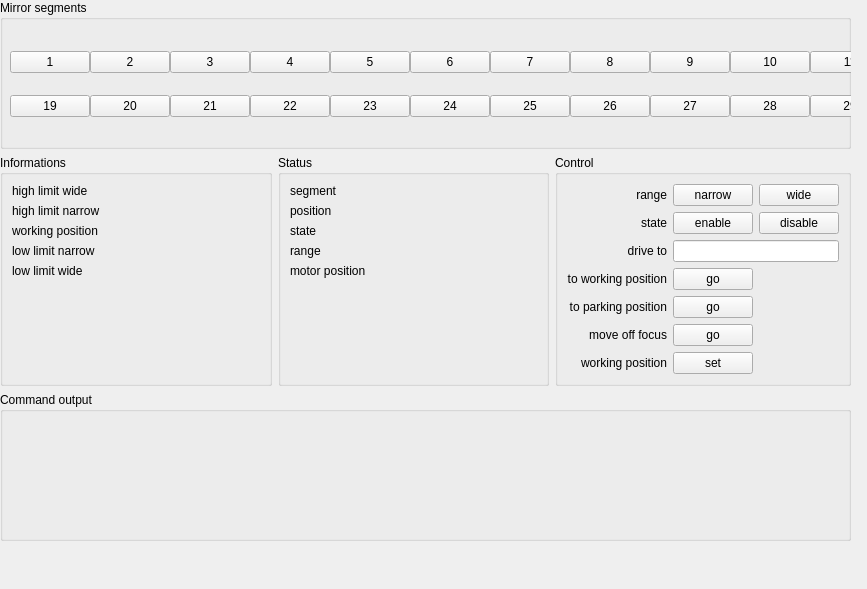
<?xml version="1.0" encoding="UTF-8"?>
<ui version="4.0">
 <class>Form</class>
 <widget class="QWidget" name="Form">
  <property name="geometry">
   <rect>
    <x>0</x>
    <y>0</y>
    <width>867</width>
    <height>589</height>
   </rect>
  </property>
  <property name="sizePolicy">
   <sizepolicy hsizetype="MinimumExpanding" vsizetype="Preferred">
    <horstretch>0</horstretch>
    <verstretch>0</verstretch>
   </sizepolicy>
  </property>
  <property name="windowTitle">
   <string>Form</string>
  </property>
  <widget class="QWidget" name="layoutWidget">
   <property name="geometry">
    <rect>
     <x>0</x>
     <y>0</y>
     <width>851</width>
     <height>541</height>
    </rect>
   </property>
   <layout class="QVBoxLayout" name="verticalLayout" stretch="1,1,1">
    <property name="sizeConstraint">
     <enum>QLayout::SetNoConstraint</enum>
    </property>
    <item>
     <widget class="QGroupBox" name="pitch_box">
      <property name="sizePolicy">
       <sizepolicy hsizetype="MinimumExpanding" vsizetype="MinimumExpanding">
        <horstretch>0</horstretch>
        <verstretch>0</verstretch>
       </sizepolicy>
      </property>
      <property name="minimumSize">
       <size>
        <width>1</width>
        <height>100</height>
       </size>
      </property>
      <property name="title">
       <string>Mirror segments</string>
      </property>
      <widget class="QWidget" name="layoutWidget">
       <property name="geometry">
        <rect>
         <x>10</x>
         <y>29</y>
         <width>837</width>
         <height>111</height>
        </rect>
       </property>
       <layout class="QGridLayout" name="gridLayout" rowstretch="1,1">
        <property name="sizeConstraint">
         <enum>QLayout::SetMinimumSize</enum>
        </property>
        <property name="leftMargin">
         <number>0</number>
        </property>
        <property name="topMargin">
         <number>0</number>
        </property>
        <property name="rightMargin">
         <number>0</number>
        </property>
        <property name="spacing">
         <number>0</number>
        </property>
        <item row="0" column="10">
         <widget class="PitchButton" name="pushButton_11">
          <property name="sizePolicy">
           <sizepolicy hsizetype="MinimumExpanding" vsizetype="Fixed">
            <horstretch>0</horstretch>
            <verstretch>0</verstretch>
           </sizepolicy>
          </property>
          <property name="text">
           <string>11</string>
          </property>
         </widget>
        </item>
        <item row="0" column="16">
         <widget class="PitchButton" name="pushButton_17">
          <property name="sizePolicy">
           <sizepolicy hsizetype="MinimumExpanding" vsizetype="Fixed">
            <horstretch>0</horstretch>
            <verstretch>0</verstretch>
           </sizepolicy>
          </property>
          <property name="text">
           <string>17</string>
          </property>
         </widget>
        </item>
        <item row="0" column="12">
         <widget class="PitchButton" name="pushButton_13">
          <property name="sizePolicy">
           <sizepolicy hsizetype="MinimumExpanding" vsizetype="Fixed">
            <horstretch>0</horstretch>
            <verstretch>0</verstretch>
           </sizepolicy>
          </property>
          <property name="text">
           <string>13</string>
          </property>
         </widget>
        </item>
        <item row="1" column="0">
         <widget class="PitchButton" name="pushButton_19">
          <property name="text">
           <string>19</string>
          </property>
         </widget>
        </item>
        <item row="0" column="13">
         <widget class="PitchButton" name="pushButton_14">
          <property name="sizePolicy">
           <sizepolicy hsizetype="MinimumExpanding" vsizetype="Fixed">
            <horstretch>0</horstretch>
            <verstretch>0</verstretch>
           </sizepolicy>
          </property>
          <property name="text">
           <string>14</string>
          </property>
         </widget>
        </item>
        <item row="0" column="9">
         <widget class="PitchButton" name="pushButton_10">
          <property name="sizePolicy">
           <sizepolicy hsizetype="MinimumExpanding" vsizetype="Fixed">
            <horstretch>0</horstretch>
            <verstretch>0</verstretch>
           </sizepolicy>
          </property>
          <property name="minimumSize">
           <size>
            <width>10</width>
            <height>0</height>
           </size>
          </property>
          <property name="text">
           <string>10</string>
          </property>
         </widget>
        </item>
        <item row="1" column="2">
         <widget class="PitchButton" name="pushButton_21">
          <property name="text">
           <string>21</string>
          </property>
         </widget>
        </item>
        <item row="0" column="11">
         <widget class="PitchButton" name="pushButton_12">
          <property name="sizePolicy">
           <sizepolicy hsizetype="MinimumExpanding" vsizetype="Fixed">
            <horstretch>0</horstretch>
            <verstretch>0</verstretch>
           </sizepolicy>
          </property>
          <property name="text">
           <string>12</string>
          </property>
         </widget>
        </item>
        <item row="0" column="7">
         <widget class="PitchButton" name="pushButton_8">
          <property name="sizePolicy">
           <sizepolicy hsizetype="MinimumExpanding" vsizetype="Fixed">
            <horstretch>0</horstretch>
            <verstretch>0</verstretch>
           </sizepolicy>
          </property>
          <property name="minimumSize">
           <size>
            <width>10</width>
            <height>0</height>
           </size>
          </property>
          <property name="text">
           <string>8</string>
          </property>
         </widget>
        </item>
        <item row="0" column="5">
         <widget class="PitchButton" name="pushButton_6">
          <property name="sizePolicy">
           <sizepolicy hsizetype="MinimumExpanding" vsizetype="Fixed">
            <horstretch>0</horstretch>
            <verstretch>0</verstretch>
           </sizepolicy>
          </property>
          <property name="minimumSize">
           <size>
            <width>10</width>
            <height>0</height>
           </size>
          </property>
          <property name="text">
           <string>6</string>
          </property>
         </widget>
        </item>
        <item row="0" column="1">
         <widget class="PitchButton" name="pushButton_2">
          <property name="sizePolicy">
           <sizepolicy hsizetype="MinimumExpanding" vsizetype="Fixed">
            <horstretch>0</horstretch>
            <verstretch>0</verstretch>
           </sizepolicy>
          </property>
          <property name="minimumSize">
           <size>
            <width>10</width>
            <height>0</height>
           </size>
          </property>
          <property name="text">
           <string>2</string>
          </property>
         </widget>
        </item>
        <item row="0" column="15">
         <widget class="PitchButton" name="pushButton_16">
          <property name="sizePolicy">
           <sizepolicy hsizetype="MinimumExpanding" vsizetype="Fixed">
            <horstretch>0</horstretch>
            <verstretch>0</verstretch>
           </sizepolicy>
          </property>
          <property name="text">
           <string>16</string>
          </property>
         </widget>
        </item>
        <item row="0" column="0">
         <widget class="PitchButton" name="pushButton_1">
          <property name="sizePolicy">
           <sizepolicy hsizetype="MinimumExpanding" vsizetype="Fixed">
            <horstretch>0</horstretch>
            <verstretch>0</verstretch>
           </sizepolicy>
          </property>
          <property name="minimumSize">
           <size>
            <width>10</width>
            <height>0</height>
           </size>
          </property>
          <property name="text">
           <string>1</string>
          </property>
         </widget>
        </item>
        <item row="0" column="8">
         <widget class="PitchButton" name="pushButton_9">
          <property name="sizePolicy">
           <sizepolicy hsizetype="MinimumExpanding" vsizetype="Fixed">
            <horstretch>0</horstretch>
            <verstretch>0</verstretch>
           </sizepolicy>
          </property>
          <property name="minimumSize">
           <size>
            <width>10</width>
            <height>0</height>
           </size>
          </property>
          <property name="text">
           <string>9</string>
          </property>
         </widget>
        </item>
        <item row="0" column="4">
         <widget class="PitchButton" name="pushButton_5">
          <property name="sizePolicy">
           <sizepolicy hsizetype="MinimumExpanding" vsizetype="Fixed">
            <horstretch>0</horstretch>
            <verstretch>0</verstretch>
           </sizepolicy>
          </property>
          <property name="minimumSize">
           <size>
            <width>10</width>
            <height>0</height>
           </size>
          </property>
          <property name="text">
           <string>5</string>
          </property>
         </widget>
        </item>
        <item row="1" column="3">
         <widget class="PitchButton" name="pushButton_22">
          <property name="text">
           <string>22</string>
          </property>
         </widget>
        </item>
        <item row="0" column="6">
         <widget class="PitchButton" name="pushButton_7">
          <property name="sizePolicy">
           <sizepolicy hsizetype="MinimumExpanding" vsizetype="Fixed">
            <horstretch>0</horstretch>
            <verstretch>0</verstretch>
           </sizepolicy>
          </property>
          <property name="minimumSize">
           <size>
            <width>10</width>
            <height>0</height>
           </size>
          </property>
          <property name="text">
           <string>7</string>
          </property>
         </widget>
        </item>
        <item row="0" column="14">
         <widget class="PitchButton" name="pushButton_15">
          <property name="sizePolicy">
           <sizepolicy hsizetype="MinimumExpanding" vsizetype="Fixed">
            <horstretch>0</horstretch>
            <verstretch>0</verstretch>
           </sizepolicy>
          </property>
          <property name="text">
           <string>15</string>
          </property>
         </widget>
        </item>
        <item row="0" column="3">
         <widget class="PitchButton" name="pushButton_4">
          <property name="sizePolicy">
           <sizepolicy hsizetype="MinimumExpanding" vsizetype="Fixed">
            <horstretch>0</horstretch>
            <verstretch>0</verstretch>
           </sizepolicy>
          </property>
          <property name="minimumSize">
           <size>
            <width>10</width>
            <height>0</height>
           </size>
          </property>
          <property name="text">
           <string>4</string>
          </property>
         </widget>
        </item>
        <item row="1" column="4">
         <widget class="PitchButton" name="pushButton_23">
          <property name="text">
           <string>23</string>
          </property>
         </widget>
        </item>
        <item row="1" column="5">
         <widget class="PitchButton" name="pushButton_24">
          <property name="text">
           <string>24</string>
          </property>
         </widget>
        </item>
        <item row="0" column="17">
         <widget class="PitchButton" name="pushButton_18">
          <property name="sizePolicy">
           <sizepolicy hsizetype="MinimumExpanding" vsizetype="Fixed">
            <horstretch>0</horstretch>
            <verstretch>0</verstretch>
           </sizepolicy>
          </property>
          <property name="minimumSize">
           <size>
            <width>10</width>
            <height>0</height>
           </size>
          </property>
          <property name="text">
           <string>18</string>
          </property>
         </widget>
        </item>
        <item row="0" column="2">
         <widget class="PitchButton" name="pushButton_3">
          <property name="sizePolicy">
           <sizepolicy hsizetype="MinimumExpanding" vsizetype="Fixed">
            <horstretch>0</horstretch>
            <verstretch>0</verstretch>
           </sizepolicy>
          </property>
          <property name="minimumSize">
           <size>
            <width>10</width>
            <height>0</height>
           </size>
          </property>
          <property name="text">
           <string>3</string>
          </property>
         </widget>
        </item>
        <item row="1" column="1">
         <widget class="PitchButton" name="pushButton_20">
          <property name="text">
           <string>20</string>
          </property>
         </widget>
        </item>
        <item row="1" column="6">
         <widget class="PitchButton" name="pushButton_25">
          <property name="text">
           <string>25</string>
          </property>
         </widget>
        </item>
        <item row="1" column="7">
         <widget class="PitchButton" name="pushButton_26">
          <property name="text">
           <string>26</string>
          </property>
         </widget>
        </item>
        <item row="1" column="8">
         <widget class="PitchButton" name="pushButton_27">
          <property name="text">
           <string>27</string>
          </property>
         </widget>
        </item>
        <item row="1" column="9">
         <widget class="PitchButton" name="pushButton_28">
          <property name="text">
           <string>28</string>
          </property>
         </widget>
        </item>
        <item row="1" column="10">
         <widget class="PitchButton" name="pushButton_29">
          <property name="text">
           <string>29</string>
          </property>
         </widget>
        </item>
        <item row="1" column="11">
         <widget class="PitchButton" name="pushButton_30">
          <property name="sizePolicy">
           <sizepolicy hsizetype="MinimumExpanding" vsizetype="Fixed">
            <horstretch>0</horstretch>
            <verstretch>0</verstretch>
           </sizepolicy>
          </property>
          <property name="text">
           <string>30</string>
          </property>
         </widget>
        </item>
        <item row="1" column="12">
         <widget class="PitchButton" name="pushButton_31">
          <property name="sizePolicy">
           <sizepolicy hsizetype="MinimumExpanding" vsizetype="Fixed">
            <horstretch>0</horstretch>
            <verstretch>0</verstretch>
           </sizepolicy>
          </property>
          <property name="text">
           <string>31</string>
          </property>
         </widget>
        </item>
        <item row="1" column="13">
         <widget class="PitchButton" name="pushButton_32">
          <property name="sizePolicy">
           <sizepolicy hsizetype="MinimumExpanding" vsizetype="Fixed">
            <horstretch>0</horstretch>
            <verstretch>0</verstretch>
           </sizepolicy>
          </property>
          <property name="text">
           <string>32</string>
          </property>
         </widget>
        </item>
        <item row="1" column="14">
         <widget class="PitchButton" name="pushButton_33">
          <property name="sizePolicy">
           <sizepolicy hsizetype="MinimumExpanding" vsizetype="Fixed">
            <horstretch>0</horstretch>
            <verstretch>0</verstretch>
           </sizepolicy>
          </property>
          <property name="text">
           <string>33</string>
          </property>
         </widget>
        </item>
        <item row="1" column="15">
         <widget class="PitchButton" name="pushButton_34">
          <property name="sizePolicy">
           <sizepolicy hsizetype="MinimumExpanding" vsizetype="Fixed">
            <horstretch>0</horstretch>
            <verstretch>0</verstretch>
           </sizepolicy>
          </property>
          <property name="text">
           <string>34</string>
          </property>
         </widget>
        </item>
        <item row="1" column="16">
         <widget class="PitchButton" name="pushButton_35">
          <property name="sizePolicy">
           <sizepolicy hsizetype="MinimumExpanding" vsizetype="Fixed">
            <horstretch>0</horstretch>
            <verstretch>0</verstretch>
           </sizepolicy>
          </property>
          <property name="text">
           <string>35</string>
          </property>
         </widget>
        </item>
        <item row="1" column="17">
         <widget class="PitchButton" name="pushButton_36">
          <property name="sizePolicy">
           <sizepolicy hsizetype="MinimumExpanding" vsizetype="Fixed">
            <horstretch>0</horstretch>
            <verstretch>0</verstretch>
           </sizepolicy>
          </property>
          <property name="text">
           <string>36</string>
          </property>
         </widget>
        </item>
       </layout>
      </widget>
     </widget>
    </item>
    <item>
     <layout class="QHBoxLayout" name="horizontalLayout_2">
      <property name="sizeConstraint">
       <enum>QLayout::SetNoConstraint</enum>
      </property>
      <item>
       <widget class="QGroupBox" name="info_box">
        <property name="sizePolicy">
         <sizepolicy hsizetype="MinimumExpanding" vsizetype="MinimumExpanding">
          <horstretch>0</horstretch>
          <verstretch>0</verstretch>
         </sizepolicy>
        </property>
        <property name="minimumSize">
         <size>
          <width>10</width>
          <height>0</height>
         </size>
        </property>
        <property name="title">
         <string>Informations</string>
        </property>
        <layout class="QFormLayout" name="formLayout">
         <item row="2" column="0">
          <widget class="QLabel" name="label_1">
           <property name="sizePolicy">
            <sizepolicy hsizetype="MinimumExpanding" vsizetype="Preferred">
             <horstretch>0</horstretch>
             <verstretch>0</verstretch>
            </sizepolicy>
           </property>
           <property name="text">
            <string>working position</string>
           </property>
          </widget>
         </item>
         <item row="1" column="0">
          <widget class="QLabel" name="label_2">
           <property name="sizePolicy">
            <sizepolicy hsizetype="MinimumExpanding" vsizetype="Preferred">
             <horstretch>0</horstretch>
             <verstretch>0</verstretch>
            </sizepolicy>
           </property>
           <property name="text">
            <string>high limit narrow</string>
           </property>
          </widget>
         </item>
         <item row="2" column="1">
          <widget class="ListEntryLabel" name="workingPositionLabel">
           <property name="sizePolicy">
            <sizepolicy hsizetype="MinimumExpanding" vsizetype="Preferred">
             <horstretch>0</horstretch>
             <verstretch>0</verstretch>
            </sizepolicy>
           </property>
           <property name="text">
            <string>&lt;value&gt;</string>
           </property>
          </widget>
         </item>
         <item row="1" column="1">
          <widget class="ListEntryLabel" name="HLMNarrowLabel">
           <property name="sizePolicy">
            <sizepolicy hsizetype="MinimumExpanding" vsizetype="Preferred">
             <horstretch>0</horstretch>
             <verstretch>0</verstretch>
            </sizepolicy>
           </property>
           <property name="text">
            <string>&lt;value&gt;</string>
           </property>
          </widget>
         </item>
         <item row="3" column="0">
          <widget class="QLabel" name="label_4">
           <property name="sizePolicy">
            <sizepolicy hsizetype="MinimumExpanding" vsizetype="Preferred">
             <horstretch>0</horstretch>
             <verstretch>0</verstretch>
            </sizepolicy>
           </property>
           <property name="text">
            <string>low limit narrow</string>
           </property>
          </widget>
         </item>
         <item row="3" column="1">
          <widget class="ListEntryLabel" name="LLMNarrowLabel">
           <property name="sizePolicy">
            <sizepolicy hsizetype="MinimumExpanding" vsizetype="Preferred">
             <horstretch>0</horstretch>
             <verstretch>0</verstretch>
            </sizepolicy>
           </property>
           <property name="text">
            <string>&lt;value&gt;</string>
           </property>
          </widget>
         </item>
         <item row="0" column="0">
          <widget class="QLabel" name="label_10">
           <property name="sizePolicy">
            <sizepolicy hsizetype="MinimumExpanding" vsizetype="Preferred">
             <horstretch>0</horstretch>
             <verstretch>0</verstretch>
            </sizepolicy>
           </property>
           <property name="text">
            <string>high limit wide</string>
           </property>
          </widget>
         </item>
         <item row="0" column="1">
          <widget class="ListEntryLabel" name="HLMWideLabel">
           <property name="sizePolicy">
            <sizepolicy hsizetype="MinimumExpanding" vsizetype="Preferred">
             <horstretch>0</horstretch>
             <verstretch>0</verstretch>
            </sizepolicy>
           </property>
           <property name="text">
            <string>&lt;value&gt;</string>
           </property>
          </widget>
         </item>
         <item row="4" column="0">
          <widget class="QLabel" name="label_12">
           <property name="sizePolicy">
            <sizepolicy hsizetype="MinimumExpanding" vsizetype="Preferred">
             <horstretch>0</horstretch>
             <verstretch>0</verstretch>
            </sizepolicy>
           </property>
           <property name="text">
            <string>low limit wide</string>
           </property>
          </widget>
         </item>
         <item row="4" column="1">
          <widget class="ListEntryLabel" name="LLMWideLabel">
           <property name="sizePolicy">
            <sizepolicy hsizetype="MinimumExpanding" vsizetype="Preferred">
             <horstretch>0</horstretch>
             <verstretch>0</verstretch>
            </sizepolicy>
           </property>
           <property name="text">
            <string>&lt;value&gt;</string>
           </property>
          </widget>
         </item>
        </layout>
       </widget>
      </item>
      <item>
       <widget class="QGroupBox" name="status_box">
        <property name="sizePolicy">
         <sizepolicy hsizetype="MinimumExpanding" vsizetype="MinimumExpanding">
          <horstretch>0</horstretch>
          <verstretch>0</verstretch>
         </sizepolicy>
        </property>
        <property name="minimumSize">
         <size>
          <width>10</width>
          <height>0</height>
         </size>
        </property>
        <property name="title">
         <string>Status</string>
        </property>
        <layout class="QFormLayout" name="formLayout_2">
         <item row="0" column="0">
          <widget class="QLabel" name="label_3">
           <property name="sizePolicy">
            <sizepolicy hsizetype="MinimumExpanding" vsizetype="Preferred">
             <horstretch>0</horstretch>
             <verstretch>0</verstretch>
            </sizepolicy>
           </property>
           <property name="text">
            <string>segment</string>
           </property>
          </widget>
         </item>
         <item row="0" column="1">
          <widget class="ValueLabel" name="pitchIndexLabel">
           <property name="sizePolicy">
            <sizepolicy hsizetype="MinimumExpanding" vsizetype="Preferred">
             <horstretch>0</horstretch>
             <verstretch>0</verstretch>
            </sizepolicy>
           </property>
           <property name="text">
            <string>&lt;value&gt;</string>
           </property>
          </widget>
         </item>
         <item row="1" column="0">
          <widget class="QLabel" name="label_6">
           <property name="sizePolicy">
            <sizepolicy hsizetype="MinimumExpanding" vsizetype="Preferred">
             <horstretch>0</horstretch>
             <verstretch>0</verstretch>
            </sizepolicy>
           </property>
           <property name="text">
            <string>position</string>
           </property>
          </widget>
         </item>
         <item row="1" column="1">
          <widget class="ListEntryLabel" name="positionLabel">
           <property name="sizePolicy">
            <sizepolicy hsizetype="MinimumExpanding" vsizetype="Preferred">
             <horstretch>0</horstretch>
             <verstretch>0</verstretch>
            </sizepolicy>
           </property>
           <property name="text">
            <string>&lt;value&gt;</string>
           </property>
          </widget>
         </item>
         <item row="2" column="0">
          <widget class="QLabel" name="label">
           <property name="sizePolicy">
            <sizepolicy hsizetype="MinimumExpanding" vsizetype="Preferred">
             <horstretch>0</horstretch>
             <verstretch>0</verstretch>
            </sizepolicy>
           </property>
           <property name="text">
            <string>state</string>
           </property>
          </widget>
         </item>
         <item row="2" column="1">
          <widget class="ValueLabel" name="stateLabel">
           <property name="sizePolicy">
            <sizepolicy hsizetype="MinimumExpanding" vsizetype="Preferred">
             <horstretch>0</horstretch>
             <verstretch>0</verstretch>
            </sizepolicy>
           </property>
           <property name="text">
            <string>&lt;value&gt;</string>
           </property>
          </widget>
         </item>
         <item row="3" column="0">
          <widget class="QLabel" name="label_5">
           <property name="sizePolicy">
            <sizepolicy hsizetype="MinimumExpanding" vsizetype="Preferred">
             <horstretch>0</horstretch>
             <verstretch>0</verstretch>
            </sizepolicy>
           </property>
           <property name="text">
            <string>range</string>
           </property>
          </widget>
         </item>
         <item row="3" column="1">
          <widget class="ValueLabel" name="rangeLabel">
           <property name="sizePolicy">
            <sizepolicy hsizetype="MinimumExpanding" vsizetype="Preferred">
             <horstretch>0</horstretch>
             <verstretch>0</verstretch>
            </sizepolicy>
           </property>
           <property name="text">
            <string>&lt;value&gt;</string>
           </property>
          </widget>
         </item>
         <item row="4" column="0">
          <widget class="QLabel" name="label_17">
           <property name="sizePolicy">
            <sizepolicy hsizetype="MinimumExpanding" vsizetype="Preferred">
             <horstretch>0</horstretch>
             <verstretch>0</verstretch>
            </sizepolicy>
           </property>
           <property name="text">
            <string>motor position</string>
           </property>
          </widget>
         </item>
         <item row="4" column="1">
          <widget class="ValueLabel" name="motorPositionLabel">
           <property name="sizePolicy">
            <sizepolicy hsizetype="MinimumExpanding" vsizetype="Preferred">
             <horstretch>0</horstretch>
             <verstretch>0</verstretch>
            </sizepolicy>
           </property>
           <property name="text">
            <string>&lt;value&gt;</string>
           </property>
          </widget>
         </item>
        </layout>
        <widget class="QLabel" name="label_9">
         <property name="geometry">
          <rect>
           <x>150</x>
           <y>110</y>
           <width>48</width>
           <height>16</height>
          </rect>
         </property>
         <property name="text">
          <string/>
         </property>
        </widget>
       </widget>
      </item>
      <item>
       <widget class="QGroupBox" name="control_box">
        <property name="sizePolicy">
         <sizepolicy hsizetype="MinimumExpanding" vsizetype="MinimumExpanding">
          <horstretch>0</horstretch>
          <verstretch>0</verstretch>
         </sizepolicy>
        </property>
        <property name="minimumSize">
         <size>
          <width>10</width>
          <height>0</height>
         </size>
        </property>
        <property name="title">
         <string>Control</string>
        </property>
        <layout class="QGridLayout" name="gridLayout_4">
         <item row="5" column="0">
          <widget class="QLabel" name="label_14">
           <property name="sizePolicy">
            <sizepolicy hsizetype="MinimumExpanding" vsizetype="Preferred">
             <horstretch>0</horstretch>
             <verstretch>0</verstretch>
            </sizepolicy>
           </property>
           <property name="text">
            <string>move off focus</string>
           </property>
           <property name="alignment">
            <set>Qt::AlignRight|Qt::AlignTrailing|Qt::AlignVCenter</set>
           </property>
          </widget>
         </item>
         <item row="3" column="0">
          <widget class="QLabel" name="label_11">
           <property name="sizePolicy">
            <sizepolicy hsizetype="MinimumExpanding" vsizetype="Preferred">
             <horstretch>0</horstretch>
             <verstretch>0</verstretch>
            </sizepolicy>
           </property>
           <property name="text">
            <string>to working position</string>
           </property>
           <property name="alignment">
            <set>Qt::AlignRight|Qt::AlignTrailing|Qt::AlignVCenter</set>
           </property>
          </widget>
         </item>
         <item row="0" column="2">
          <widget class="QPushButton" name="narrowButton">
           <property name="sizePolicy">
            <sizepolicy hsizetype="MinimumExpanding" vsizetype="Fixed">
             <horstretch>0</horstretch>
             <verstretch>0</verstretch>
            </sizepolicy>
           </property>
           <property name="text">
            <string>narrow</string>
           </property>
           <attribute name="buttonGroup">
            <string notr="true">rangeGroup</string>
           </attribute>
          </widget>
         </item>
         <item row="1" column="2">
          <widget class="QPushButton" name="enableButton">
           <property name="sizePolicy">
            <sizepolicy hsizetype="MinimumExpanding" vsizetype="Fixed">
             <horstretch>0</horstretch>
             <verstretch>0</verstretch>
            </sizepolicy>
           </property>
           <property name="text">
            <string>enable</string>
           </property>
           <attribute name="buttonGroup">
            <string notr="true">enableGroup</string>
           </attribute>
          </widget>
         </item>
         <item row="0" column="0">
          <widget class="QLabel" name="label_7">
           <property name="sizePolicy">
            <sizepolicy hsizetype="MinimumExpanding" vsizetype="Preferred">
             <horstretch>0</horstretch>
             <verstretch>0</verstretch>
            </sizepolicy>
           </property>
           <property name="text">
            <string>range</string>
           </property>
           <property name="alignment">
            <set>Qt::AlignRight|Qt::AlignTrailing|Qt::AlignVCenter</set>
           </property>
          </widget>
         </item>
         <item row="6" column="2">
          <widget class="QPushButton" name="setWorkingPositionButton">
           <property name="sizePolicy">
            <sizepolicy hsizetype="MinimumExpanding" vsizetype="Fixed">
             <horstretch>0</horstretch>
             <verstretch>0</verstretch>
            </sizepolicy>
           </property>
           <property name="text">
            <string>set</string>
           </property>
          </widget>
         </item>
         <item row="0" column="3">
          <widget class="QPushButton" name="wideButton">
           <property name="sizePolicy">
            <sizepolicy hsizetype="MinimumExpanding" vsizetype="Fixed">
             <horstretch>0</horstretch>
             <verstretch>0</verstretch>
            </sizepolicy>
           </property>
           <property name="text">
            <string>wide</string>
           </property>
           <attribute name="buttonGroup">
            <string notr="true">rangeGroup</string>
           </attribute>
          </widget>
         </item>
         <item row="3" column="2">
          <widget class="QPushButton" name="toWorkingPositionButton">
           <property name="sizePolicy">
            <sizepolicy hsizetype="MinimumExpanding" vsizetype="Fixed">
             <horstretch>0</horstretch>
             <verstretch>0</verstretch>
            </sizepolicy>
           </property>
           <property name="text">
            <string>go</string>
           </property>
          </widget>
         </item>
         <item row="1" column="0">
          <widget class="QLabel" name="label_8">
           <property name="sizePolicy">
            <sizepolicy hsizetype="MinimumExpanding" vsizetype="Preferred">
             <horstretch>0</horstretch>
             <verstretch>0</verstretch>
            </sizepolicy>
           </property>
           <property name="text">
            <string>state</string>
           </property>
           <property name="alignment">
            <set>Qt::AlignRight|Qt::AlignTrailing|Qt::AlignVCenter</set>
           </property>
          </widget>
         </item>
         <item row="4" column="0">
          <widget class="QLabel" name="label_13">
           <property name="sizePolicy">
            <sizepolicy hsizetype="MinimumExpanding" vsizetype="Preferred">
             <horstretch>0</horstretch>
             <verstretch>0</verstretch>
            </sizepolicy>
           </property>
           <property name="text">
            <string>to parking position</string>
           </property>
           <property name="alignment">
            <set>Qt::AlignRight|Qt::AlignTrailing|Qt::AlignVCenter</set>
           </property>
          </widget>
         </item>
         <item row="6" column="0">
          <widget class="QLabel" name="label_15">
           <property name="sizePolicy">
            <sizepolicy hsizetype="MinimumExpanding" vsizetype="Preferred">
             <horstretch>0</horstretch>
             <verstretch>0</verstretch>
            </sizepolicy>
           </property>
           <property name="text">
            <string>working position</string>
           </property>
           <property name="alignment">
            <set>Qt::AlignRight|Qt::AlignTrailing|Qt::AlignVCenter</set>
           </property>
          </widget>
         </item>
         <item row="1" column="3">
          <widget class="QPushButton" name="disableButton">
           <property name="sizePolicy">
            <sizepolicy hsizetype="MinimumExpanding" vsizetype="Fixed">
             <horstretch>0</horstretch>
             <verstretch>0</verstretch>
            </sizepolicy>
           </property>
           <property name="text">
            <string>disable</string>
           </property>
           <attribute name="buttonGroup">
            <string notr="true">enableGroup</string>
           </attribute>
          </widget>
         </item>
         <item row="5" column="2">
          <widget class="QPushButton" name="offFocusButton">
           <property name="sizePolicy">
            <sizepolicy hsizetype="MinimumExpanding" vsizetype="Fixed">
             <horstretch>0</horstretch>
             <verstretch>0</verstretch>
            </sizepolicy>
           </property>
           <property name="text">
            <string>go</string>
           </property>
          </widget>
         </item>
         <item row="4" column="2">
          <widget class="QPushButton" name="toParkButton">
           <property name="sizePolicy">
            <sizepolicy hsizetype="MinimumExpanding" vsizetype="Fixed">
             <horstretch>0</horstretch>
             <verstretch>0</verstretch>
            </sizepolicy>
           </property>
           <property name="text">
            <string>go</string>
           </property>
          </widget>
         </item>
         <item row="2" column="0">
          <widget class="QLabel" name="label_16">
           <property name="text">
            <string>drive to</string>
           </property>
           <property name="alignment">
            <set>Qt::AlignRight|Qt::AlignTrailing|Qt::AlignVCenter</set>
           </property>
          </widget>
         </item>
         <item row="2" column="2" colspan="2">
          <widget class="QLineEdit" name="driveToEdit">
           <property name="sizePolicy">
            <sizepolicy hsizetype="MinimumExpanding" vsizetype="Fixed">
             <horstretch>0</horstretch>
             <verstretch>0</verstretch>
            </sizepolicy>
           </property>
           <property name="inputMethodHints">
            <set>Qt::ImhFormattedNumbersOnly</set>
           </property>
          </widget>
         </item>
        </layout>
       </widget>
      </item>
     </layout>
    </item>
    <item>
     <widget class="QGroupBox" name="groupBox">
      <property name="sizePolicy">
       <sizepolicy hsizetype="MinimumExpanding" vsizetype="Preferred">
        <horstretch>0</horstretch>
        <verstretch>0</verstretch>
       </sizepolicy>
      </property>
      <property name="title">
       <string>Command output</string>
      </property>
      <layout class="QGridLayout" name="gridLayout_2">
       <item row="0" column="0">
        <widget class="QLabel" name="textStatus">
         <property name="sizePolicy">
          <sizepolicy hsizetype="MinimumExpanding" vsizetype="Minimum">
           <horstretch>3</horstretch>
           <verstretch>0</verstretch>
          </sizepolicy>
         </property>
         <property name="minimumSize">
          <size>
           <width>10</width>
           <height>30</height>
          </size>
         </property>
         <property name="sizeIncrement">
          <size>
           <width>0</width>
           <height>0</height>
          </size>
         </property>
         <property name="baseSize">
          <size>
           <width>0</width>
           <height>0</height>
          </size>
         </property>
         <property name="styleSheet">
          <string notr="true"/>
         </property>
         <property name="text">
          <string/>
         </property>
         <property name="textFormat">
          <enum>Qt::PlainText</enum>
         </property>
         <property name="scaledContents">
          <bool>false</bool>
         </property>
         <property name="alignment">
          <set>Qt::AlignLeading|Qt::AlignLeft|Qt::AlignVCenter</set>
         </property>
         <property name="indent">
          <number>0</number>
         </property>
        </widget>
       </item>
      </layout>
     </widget>
    </item>
   </layout>
  </widget>
 </widget>
 <customwidgets>
  <customwidget>
   <class>PitchButton</class>
   <extends>QPushButton</extends>
   <header>nicos_sinq.amor.gui.panels.widgets</header>
  </customwidget>
  <customwidget>
   <class>ValueLabel</class>
   <extends>QLabel</extends>
   <header>nicos_sinq.amor.gui.panels.widgets</header>
  </customwidget>
  <customwidget>
   <class>ListEntryLabel</class>
   <extends>QLabel</extends>
   <header location="global">nicos_sinq.amor.gui.panels.widgets</header>
  </customwidget>
 </customwidgets>
 <resources/>
 <connections/>
 <buttongroups>
  <buttongroup name="enableGroup"/>
  <buttongroup name="rangeGroup"/>
 </buttongroups>
</ui>
